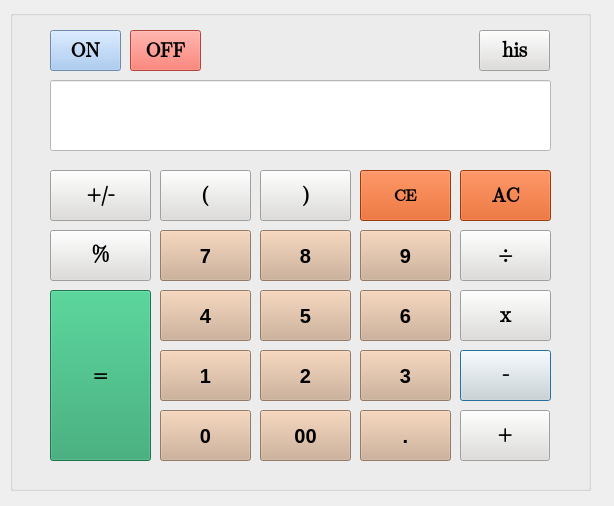
<?xml version="1.0" encoding="UTF-8"?>
<ui version="4.0">
 <class>Dialog</class>
 <widget class="QDialog" name="Dialog">
  <property name="geometry">
   <rect>
    <x>0</x>
    <y>0</y>
    <width>614</width>
    <height>506</height>
   </rect>
  </property>
  <property name="windowTitle">
   <string>Dialog</string>
  </property>
  <property name="styleSheet">
   <string notr="true"/>
  </property>
  <widget class="QGroupBox" name="groupBox">
   <property name="geometry">
    <rect>
     <x>10</x>
     <y>10</y>
     <width>581</width>
     <height>481</height>
    </rect>
   </property>
   <property name="styleSheet">
    <string notr="true"/>
   </property>
   <property name="title">
    <string/>
   </property>
   <widget class="QLineEdit" name="lineEdit">
    <property name="geometry">
     <rect>
      <x>40</x>
      <y>70</y>
      <width>501</width>
      <height>71</height>
     </rect>
    </property>
    <property name="font">
     <font>
      <pointsize>18</pointsize>
     </font>
    </property>
    <property name="styleSheet">
     <string notr="true">background-color: rgb(255, 255, 255);
</string>
    </property>
   </widget>
   <widget class="QPushButton" name="pushButton_15">
    <property name="geometry">
     <rect>
      <x>450</x>
      <y>340</y>
      <width>91</width>
      <height>51</height>
     </rect>
    </property>
    <property name="font">
     <font>
      <family>Noto Color Emoji</family>
      <pointsize>15</pointsize>
      <weight>75</weight>
      <bold>true</bold>
     </font>
    </property>
    <property name="styleSheet">
     <string notr="true">background-color: rgb(222, 221, 218);</string>
    </property>
    <property name="text">
     <string>-</string>
    </property>
   </widget>
   <widget class="QPushButton" name="pushButton_14">
    <property name="geometry">
     <rect>
      <x>450</x>
      <y>400</y>
      <width>90</width>
      <height>51</height>
     </rect>
    </property>
    <property name="font">
     <font>
      <family>Noto Color Emoji</family>
      <pointsize>15</pointsize>
      <weight>75</weight>
      <bold>true</bold>
     </font>
    </property>
    <property name="styleSheet">
     <string notr="true">background-color: rgb(222, 221, 218);</string>
    </property>
    <property name="text">
     <string>+</string>
    </property>
   </widget>
   <widget class="QPushButton" name="pushButton_19">
    <property name="geometry">
     <rect>
      <x>40</x>
      <y>160</y>
      <width>101</width>
      <height>51</height>
     </rect>
    </property>
    <property name="font">
     <font>
      <family>Noto Color Emoji</family>
      <pointsize>15</pointsize>
      <weight>75</weight>
      <bold>true</bold>
     </font>
    </property>
    <property name="styleSheet">
     <string notr="true">background-color: rgb(222, 221, 218);</string>
    </property>
    <property name="text">
     <string>+/-</string>
    </property>
   </widget>
   <widget class="QPushButton" name="pushButton_8">
    <property name="geometry">
     <rect>
      <x>250</x>
      <y>220</y>
      <width>91</width>
      <height>51</height>
     </rect>
    </property>
    <property name="font">
     <font>
      <pointsize>15</pointsize>
      <weight>75</weight>
      <bold>true</bold>
     </font>
    </property>
    <property name="styleSheet">
     <string notr="true">background-color: rgb(205, 171, 143);</string>
    </property>
    <property name="text">
     <string>8</string>
    </property>
   </widget>
   <widget class="QPushButton" name="pushButton_13">
    <property name="geometry">
     <rect>
      <x>350</x>
      <y>160</y>
      <width>91</width>
      <height>51</height>
     </rect>
    </property>
    <property name="font">
     <font>
      <family>Noto Color Emoji</family>
      <pointsize>13</pointsize>
      <weight>75</weight>
      <bold>true</bold>
     </font>
    </property>
    <property name="styleSheet">
     <string notr="true">background-color: rgb(219, 80, 11);</string>
    </property>
    <property name="text">
     <string>CE</string>
    </property>
   </widget>
   <widget class="QPushButton" name="pushButton_0">
    <property name="geometry">
     <rect>
      <x>150</x>
      <y>400</y>
      <width>91</width>
      <height>51</height>
     </rect>
    </property>
    <property name="font">
     <font>
      <pointsize>15</pointsize>
      <weight>75</weight>
      <bold>true</bold>
     </font>
    </property>
    <property name="styleSheet">
     <string notr="true">background-color: rgb(205, 171, 143);</string>
    </property>
    <property name="text">
     <string>0</string>
    </property>
   </widget>
   <widget class="QPushButton" name="pushButton_1">
    <property name="geometry">
     <rect>
      <x>150</x>
      <y>340</y>
      <width>91</width>
      <height>51</height>
     </rect>
    </property>
    <property name="font">
     <font>
      <pointsize>15</pointsize>
      <weight>75</weight>
      <bold>true</bold>
     </font>
    </property>
    <property name="styleSheet">
     <string notr="true">background-color: rgb(205, 171, 143);</string>
    </property>
    <property name="text">
     <string>1</string>
    </property>
   </widget>
   <widget class="QPushButton" name="pushButton_7">
    <property name="geometry">
     <rect>
      <x>150</x>
      <y>220</y>
      <width>91</width>
      <height>51</height>
     </rect>
    </property>
    <property name="font">
     <font>
      <pointsize>15</pointsize>
      <weight>75</weight>
      <bold>true</bold>
     </font>
    </property>
    <property name="styleSheet">
     <string notr="true">background-color: rgb(205, 171, 143);</string>
    </property>
    <property name="text">
     <string>7</string>
    </property>
   </widget>
   <widget class="QPushButton" name="pushButton_3">
    <property name="geometry">
     <rect>
      <x>350</x>
      <y>340</y>
      <width>91</width>
      <height>51</height>
     </rect>
    </property>
    <property name="font">
     <font>
      <pointsize>15</pointsize>
      <weight>75</weight>
      <bold>true</bold>
     </font>
    </property>
    <property name="styleSheet">
     <string notr="true">background-color: rgb(205, 171, 143);</string>
    </property>
    <property name="text">
     <string>3</string>
    </property>
   </widget>
   <widget class="QPushButton" name="pushButton_5">
    <property name="geometry">
     <rect>
      <x>250</x>
      <y>280</y>
      <width>91</width>
      <height>51</height>
     </rect>
    </property>
    <property name="font">
     <font>
      <pointsize>15</pointsize>
      <weight>75</weight>
      <bold>true</bold>
     </font>
    </property>
    <property name="styleSheet">
     <string notr="true">background-color: rgb(205, 171, 143);</string>
    </property>
    <property name="text">
     <string>5</string>
    </property>
   </widget>
   <widget class="QPushButton" name="pushButton_20">
    <property name="geometry">
     <rect>
      <x>150</x>
      <y>160</y>
      <width>91</width>
      <height>51</height>
     </rect>
    </property>
    <property name="font">
     <font>
      <family>Noto Color Emoji</family>
      <pointsize>15</pointsize>
      <weight>75</weight>
      <bold>true</bold>
     </font>
    </property>
    <property name="styleSheet">
     <string notr="true">background-color: rgb(222, 221, 218);</string>
    </property>
    <property name="text">
     <string>(</string>
    </property>
   </widget>
   <widget class="QPushButton" name="pushButton_12">
    <property name="geometry">
     <rect>
      <x>450</x>
      <y>160</y>
      <width>91</width>
      <height>51</height>
     </rect>
    </property>
    <property name="font">
     <font>
      <family>Noto Color Emoji</family>
      <pointsize>15</pointsize>
      <weight>75</weight>
      <bold>true</bold>
     </font>
    </property>
    <property name="styleSheet">
     <string notr="true">background-color: rgb(219, 80, 11);</string>
    </property>
    <property name="text">
     <string>AC</string>
    </property>
   </widget>
   <widget class="QPushButton" name="pushButton_6">
    <property name="geometry">
     <rect>
      <x>350</x>
      <y>280</y>
      <width>91</width>
      <height>51</height>
     </rect>
    </property>
    <property name="font">
     <font>
      <pointsize>15</pointsize>
      <weight>75</weight>
      <bold>true</bold>
     </font>
    </property>
    <property name="styleSheet">
     <string notr="true">background-color: rgb(205, 171, 143);</string>
    </property>
    <property name="text">
     <string>6</string>
    </property>
   </widget>
   <widget class="QPushButton" name="pushButton_18">
    <property name="geometry">
     <rect>
      <x>40</x>
      <y>220</y>
      <width>101</width>
      <height>51</height>
     </rect>
    </property>
    <property name="font">
     <font>
      <family>Noto Color Emoji</family>
      <pointsize>15</pointsize>
      <weight>75</weight>
      <bold>true</bold>
     </font>
    </property>
    <property name="styleSheet">
     <string notr="true">background-color: rgb(222, 221, 218);</string>
    </property>
    <property name="text">
     <string>%</string>
    </property>
   </widget>
   <widget class="QPushButton" name="pushButton_17">
    <property name="geometry">
     <rect>
      <x>450</x>
      <y>220</y>
      <width>91</width>
      <height>51</height>
     </rect>
    </property>
    <property name="font">
     <font>
      <family>Noto Color Emoji</family>
      <pointsize>15</pointsize>
      <weight>75</weight>
      <bold>true</bold>
     </font>
    </property>
    <property name="styleSheet">
     <string notr="true">background-color: rgb(222, 221, 218);</string>
    </property>
    <property name="text">
     <string>÷</string>
    </property>
   </widget>
   <widget class="QPushButton" name="pushButton_21">
    <property name="geometry">
     <rect>
      <x>250</x>
      <y>160</y>
      <width>91</width>
      <height>51</height>
     </rect>
    </property>
    <property name="font">
     <font>
      <family>Noto Color Emoji</family>
      <pointsize>15</pointsize>
      <weight>75</weight>
      <bold>true</bold>
     </font>
    </property>
    <property name="styleSheet">
     <string notr="true">background-color: rgb(222, 221, 218);</string>
    </property>
    <property name="text">
     <string>)</string>
    </property>
   </widget>
   <widget class="QPushButton" name="pushButton_4">
    <property name="geometry">
     <rect>
      <x>150</x>
      <y>280</y>
      <width>91</width>
      <height>51</height>
     </rect>
    </property>
    <property name="font">
     <font>
      <pointsize>15</pointsize>
      <weight>75</weight>
      <bold>true</bold>
     </font>
    </property>
    <property name="styleSheet">
     <string notr="true">background-color: rgb(205, 171, 143);</string>
    </property>
    <property name="text">
     <string>4</string>
    </property>
   </widget>
   <widget class="QPushButton" name="pushButton_11">
    <property name="geometry">
     <rect>
      <x>40</x>
      <y>280</y>
      <width>101</width>
      <height>171</height>
     </rect>
    </property>
    <property name="font">
     <font>
      <family>Noto Color Emoji</family>
      <pointsize>15</pointsize>
      <weight>75</weight>
      <bold>true</bold>
     </font>
    </property>
    <property name="styleSheet">
     <string notr="true">background-color: rgb(38, 162, 105);</string>
    </property>
    <property name="text">
     <string>=</string>
    </property>
   </widget>
   <widget class="QPushButton" name="pushButton_10">
    <property name="geometry">
     <rect>
      <x>350</x>
      <y>400</y>
      <width>91</width>
      <height>51</height>
     </rect>
    </property>
    <property name="font">
     <font>
      <pointsize>15</pointsize>
      <weight>75</weight>
      <bold>true</bold>
     </font>
    </property>
    <property name="styleSheet">
     <string notr="true">background-color: rgb(205, 171, 143);</string>
    </property>
    <property name="text">
     <string>.</string>
    </property>
   </widget>
   <widget class="QPushButton" name="pushButton_2">
    <property name="geometry">
     <rect>
      <x>250</x>
      <y>340</y>
      <width>91</width>
      <height>51</height>
     </rect>
    </property>
    <property name="font">
     <font>
      <pointsize>15</pointsize>
      <weight>75</weight>
      <bold>true</bold>
     </font>
    </property>
    <property name="styleSheet">
     <string notr="true">background-color: rgb(205, 171, 143);</string>
    </property>
    <property name="text">
     <string>2</string>
    </property>
   </widget>
   <widget class="QPushButton" name="pushButton_16">
    <property name="geometry">
     <rect>
      <x>450</x>
      <y>280</y>
      <width>91</width>
      <height>51</height>
     </rect>
    </property>
    <property name="font">
     <font>
      <family>Noto Color Emoji</family>
      <pointsize>15</pointsize>
      <weight>75</weight>
      <bold>true</bold>
     </font>
    </property>
    <property name="styleSheet">
     <string notr="true">background-color: rgb(222, 221, 218);</string>
    </property>
    <property name="text">
     <string>x</string>
    </property>
   </widget>
   <widget class="QPushButton" name="pushButton_9">
    <property name="geometry">
     <rect>
      <x>350</x>
      <y>220</y>
      <width>91</width>
      <height>51</height>
     </rect>
    </property>
    <property name="font">
     <font>
      <pointsize>15</pointsize>
      <weight>75</weight>
      <bold>true</bold>
     </font>
    </property>
    <property name="styleSheet">
     <string notr="true">background-color: rgb(205, 171, 143);</string>
    </property>
    <property name="text">
     <string>9</string>
    </property>
   </widget>
   <widget class="QPushButton" name="pushButton_22">
    <property name="geometry">
     <rect>
      <x>250</x>
      <y>400</y>
      <width>91</width>
      <height>51</height>
     </rect>
    </property>
    <property name="font">
     <font>
      <pointsize>15</pointsize>
      <weight>75</weight>
      <bold>true</bold>
     </font>
    </property>
    <property name="styleSheet">
     <string notr="true">background-color: rgb(205, 171, 143);</string>
    </property>
    <property name="text">
     <string>00</string>
    </property>
   </widget>
   <widget class="QPushButton" name="pushButton_23">
    <property name="geometry">
     <rect>
      <x>469</x>
      <y>20</y>
      <width>71</width>
      <height>41</height>
     </rect>
    </property>
    <property name="font">
     <font>
      <family>Noto Color Emoji</family>
      <pointsize>15</pointsize>
      <weight>75</weight>
      <bold>true</bold>
     </font>
    </property>
    <property name="styleSheet">
     <string notr="true">background-color: rgb(222, 221, 218);</string>
    </property>
    <property name="text">
     <string>his</string>
    </property>
   </widget>
   <widget class="QPushButton" name="pushButton_24">
    <property name="geometry">
     <rect>
      <x>40</x>
      <y>20</y>
      <width>71</width>
      <height>41</height>
     </rect>
    </property>
    <property name="font">
     <font>
      <family>Noto Color Emoji</family>
      <pointsize>15</pointsize>
      <weight>75</weight>
      <bold>true</bold>
     </font>
    </property>
    <property name="styleSheet">
     <string notr="true">background-color: rgb(153, 193, 241);</string>
    </property>
    <property name="text">
     <string>ON</string>
    </property>
   </widget>
   <widget class="QPushButton" name="pushButton_25">
    <property name="geometry">
     <rect>
      <x>120</x>
      <y>20</y>
      <width>71</width>
      <height>41</height>
     </rect>
    </property>
    <property name="font">
     <font>
      <family>Noto Color Emoji</family>
      <pointsize>15</pointsize>
      <weight>75</weight>
      <bold>true</bold>
     </font>
    </property>
    <property name="styleSheet">
     <string notr="true">background-color: rgb(246, 97, 81);</string>
    </property>
    <property name="text">
     <string>OFF</string>
    </property>
   </widget>
  </widget>
 </widget>
 <resources/>
 <connections/>
</ui>
